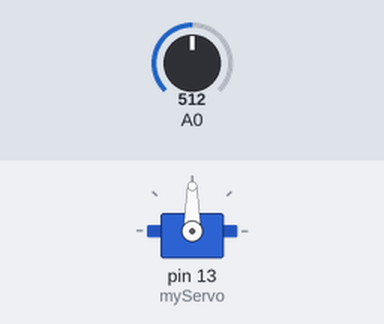
Simulated run of this sketch. Board: Arduino Uno, built with avr-gcc and run on an emulated ATmega328P. Shown: servo. The test bench sets the inputs (shaded band); at power-on: A0 = 512.

Above: at 1.2 s.
1.3 s: A0 set to 716
At 2.5 s:
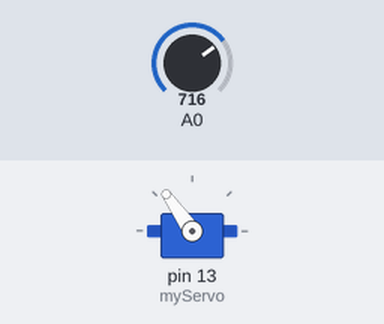
2.8 s: A0 set to 900
At 3.7 s:
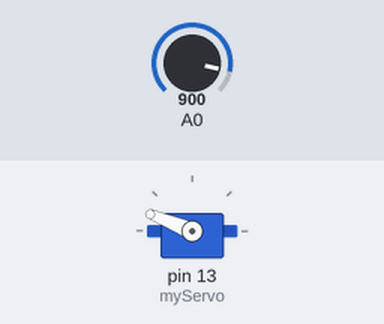
4.3 s: A0 set to 1023
At 4.8 s:
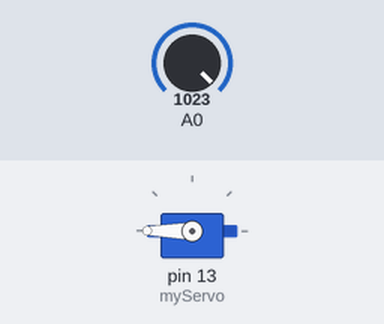
5.8 s: A0 set to 306
At 7.0 s:
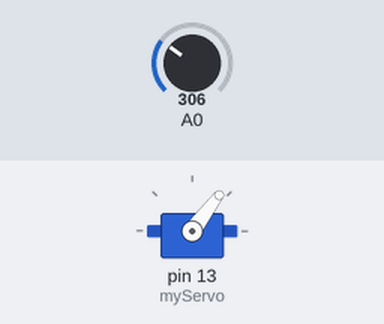
7.3 s: A0 set to 122
At 8.3 s:
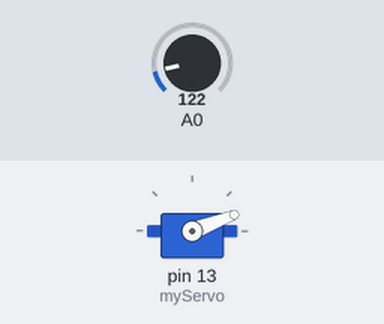
Timing chart, 0 to 9.8 s (numbered marks = the images above; inputs shaded):
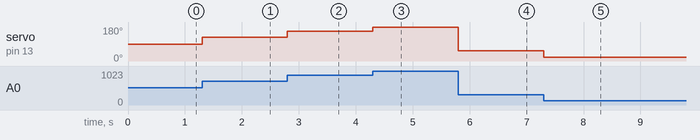

The sketch:

potentiometer_Servo_mvt.ino
```cpp
#include <Servo.h>

// int readings = A0;

Servo myServo;

void setup() {
  pinMode(A0, INPUT);
  pinMode(13, OUTPUT);

  myServo.attach(13);
  myServo.write(0);

}

void loop() {
  float pReadings = analogRead(A0);

  int angle = map(pReadings, 1, 1023, 0, 180);
  myServo.write(angle);

}
```

Measured:
- after the input at 1.3 s, servo on pin 13 (myServo): 90° → 125° at once
- after the input at 2.8 s, servo on pin 13 (myServo): 125° → 158° at once
- after the input at 4.3 s, servo on pin 13 (myServo): 158° → 180° at once
- after the input at 5.8 s, servo on pin 13 (myServo): 180° → 53° at once
- after the input at 7.3 s, servo on pin 13 (myServo): 53° → 21° at once
